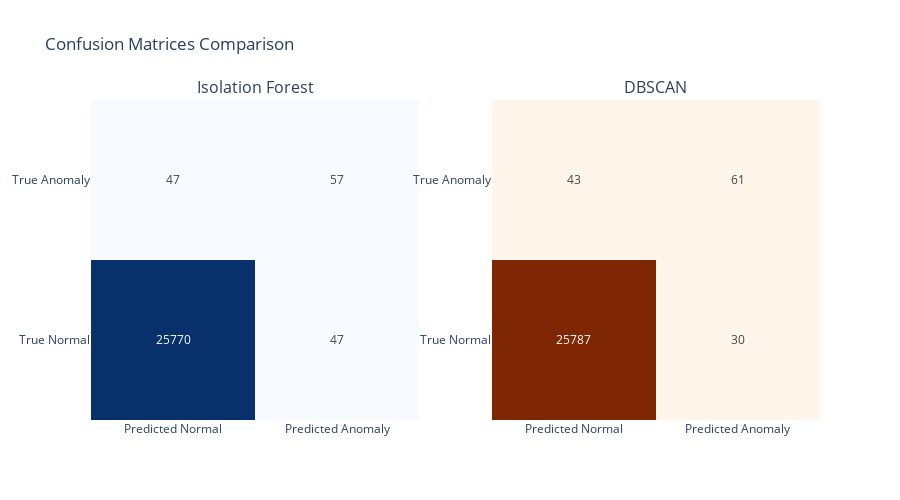

The code cell stored with this chart in its notebook:
### Code cell
fig = make_subplots(
    rows=1, cols=2,
    subplot_titles=('Isolation Forest', 'DBSCAN'),
    specs=[[{'type': 'heatmap'}, {'type': 'heatmap'}]]
)

fig.add_trace(
    go.Heatmap(
        z=cm_iso,
        x=['Predicted Normal', 'Predicted Anomaly'],
        y=['True Normal', 'True Anomaly'],
        text=cm_iso,
        texttemplate='%{text}',
        colorscale='Blues',
        showscale=False
    ),
    row=1, col=1
)
fig.add_trace(
    go.Heatmap(
        z=cm_dbscan,
        x=['Predicted Normal', 'Predicted Anomaly'],
        y=['True Normal', 'True Anomaly'],
        text=cm_dbscan,
        texttemplate='%{text}',
        colorscale='Oranges',
        showscale=False
    ),
    row=1, col=2
)

fig.update_layout(
    title='Confusion Matrices Comparison',
    height=500
)
fig.show()

### Figure 1 — Plotly figure (JSON) as saved in the notebook; plotly's stock layout.template omitted (floating-point values rounded to 4 significant figures)
{"data": [{"colorscale": [[0, "rgb(247,251,255)"], [0.125, "rgb(222,235,247)"], [0.25, "rgb(198,219,239)"], [0.375, "rgb(158,202,225)"], [0.5, "rgb(107,174,214)"], [0.625, "rgb(66,146,198)"], [0.75, "rgb(33,113,181)"], [0.875, "rgb(8,81,156)"], [1, "rgb(8,48,107)"]], "showscale": false, "text": [[25770, 47], [47, 57]], "texttemplate": "%{text}", "type": "heatmap", "x": ["Predicted Normal", "Predicted Anomaly"], "xaxis": "x", "y": ["True Normal", "True Anomaly"], "yaxis": "y", "z": [[25770, 47], [47, 57]]}, {"colorscale": [[0, "rgb(255,245,235)"], [0.125, "rgb(254,230,206)"], [0.25, "rgb(253,208,162)"], [0.375, "rgb(253,174,107)"], [0.5, "rgb(253,141,60)"], [0.625, "rgb(241,105,19)"], [0.75, "rgb(217,72,1)"], [0.875, "rgb(166,54,3)"], [1, "rgb(127,39,4)"]], "showscale": false, "text": [[25787, 30], [43, 61]], "texttemplate": "%{text}", "type": "heatmap", "x": ["Predicted Normal", "Predicted Anomaly"], "xaxis": "x2", "y": ["True Normal", "True Anomaly"], "yaxis": "y2", "z": [[25787, 30], [43, 61]]}], "layout": {"annotations": [{"font": {"size": 16}, "showarrow": false, "text": "Isolation Forest", "x": 0.225, "xanchor": "center", "xref": "paper", "y": 1, "yanchor": "bottom", "yref": "paper"}, {"font": {"size": 16}, "showarrow": false, "text": "DBSCAN", "x": 0.775, "xanchor": "center", "xref": "paper", "y": 1, "yanchor": "bottom", "yref": "paper"}], "height": 500, "title": {"text": "Confusion Matrices Comparison"}, "xaxis": {"anchor": "y", "domain": [0, 0.45]}, "xaxis2": {"anchor": "y2", "domain": [0.55, 1]}, "yaxis": {"anchor": "x", "domain": [0, 1]}, "yaxis2": {"anchor": "x2", "domain": [0, 1]}}}
